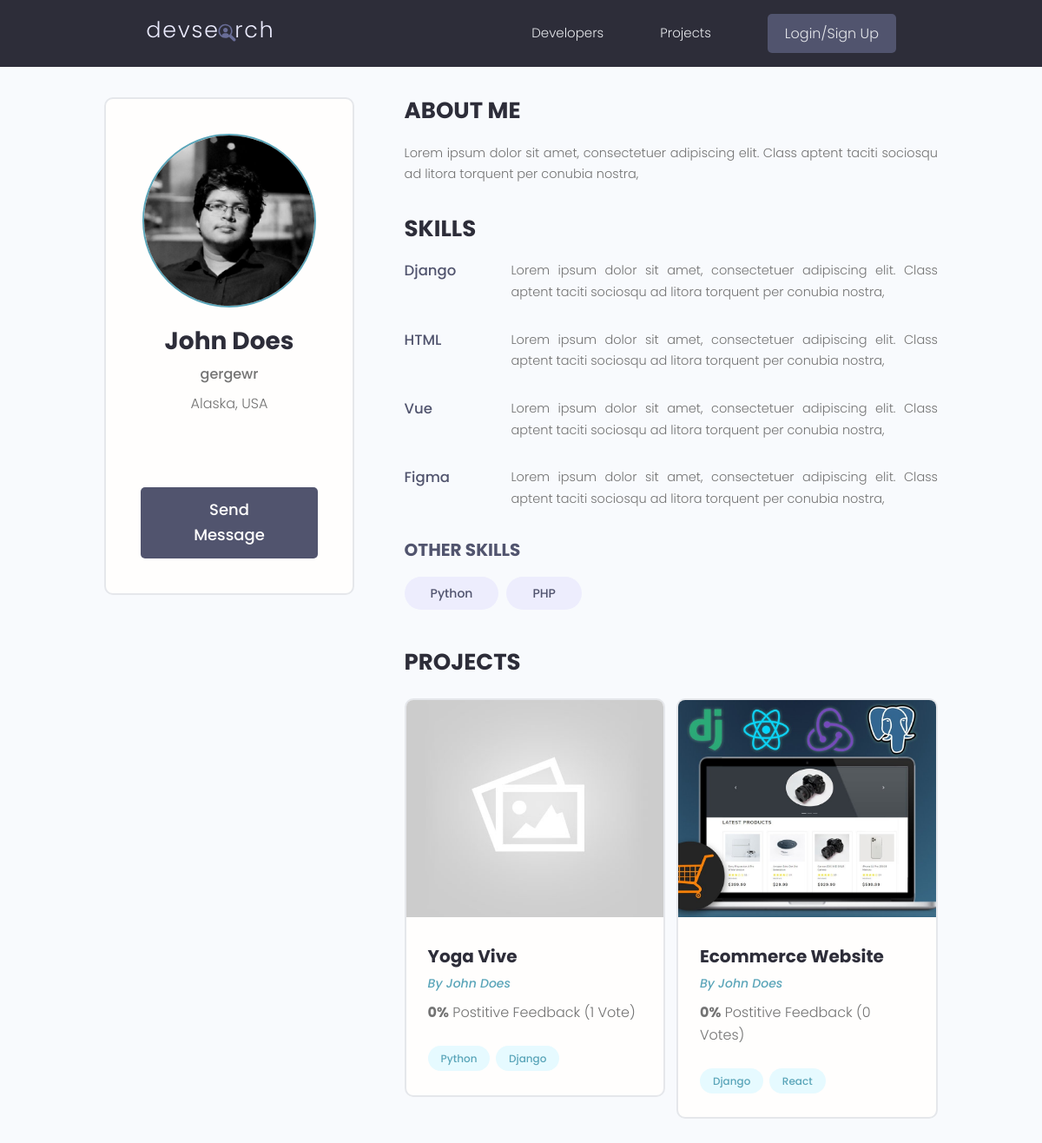
Page /profile/6987331c-87e3-4ee1-b333-c4973d7f42b6/ on the committed database.
### users/models.py (models this page shows, shortened)
class Profile(models.Model):
    user = models.OneToOneField(User, on_delete=models.CASCADE, null=True, blank=True)
    username = models.CharField(max_length=200, blank=True, null=True)
    location = models.CharField(max_length=200, blank=True, null=True)
    name = models.CharField(max_length=200, blank=True, null=True)
    email = models.EmailField(max_length=500, blank=True, null=True)
    short_intro = models.CharField(max_length=200, blank=True, null=True)
    bio = models.TextField(blank=True, null=True)
    profile_image = models.ImageField(null=True, blank=True, upload_to='profiles/', default='profiles/user-default.png')
    social_github = models.CharField(max_length=200, blank=True, null=True)
    social_twitter = models.CharField(max_length=200, blank=True, null=True)
    social_linkedin = models.CharField(max_length=200, blank=True, null=True)
    social_youtube = models.CharField(max_length=200, blank=True, null=True)
    social_website = models.CharField(max_length=200, blank=True, null=True)
    created = models.DateTimeField(auto_now_add=True)
    id = models.UUIDField(default=uuid.uuid4, unique=True, primary_key=True, editable=False)
    class Meta:
        ordering = ['-created']
    @property
    def imageURL(self):
        try:
            url = self.profile_image.url
        except:
            url = ''
        return url

class Skill(models.Model):
    owner = models.ForeignKey(Profile, on_delete=models.CASCADE, null=True, blank=True)
    name = models.CharField(max_length=200, blank=True, null=True)
    description = models.TextField(null=True, blank=True)
    created = models.DateTimeField(auto_now_add=True)
    id = models.UUIDField(default=uuid.uuid4, unique=True, primary_key=True, editable=False)

### projects/models.py (models this page shows, shortened)
class Project(models.Model):
    owner = models.ForeignKey(Profile, null=True, blank=True, on_delete=models.CASCADE)
    title = models.CharField(max_length=200)
    description = models.TextField(null=True, blank=True)
    featured_image = models.ImageField(null=True, blank=True, default='default.jpg')
    demo_link = models.CharField(max_length=2000, null=True, blank=True)
    source_link = models.CharField(max_length=2000, null=True, blank=True)
    tags = models.ManyToManyField('Tag', blank=True)
    vote_total = models.IntegerField(default=0, null=True, blank=True)
    vote_ratio = models.IntegerField(default=0, null=True, blank=True)
    created = models.DateTimeField(auto_now_add=True)
    id = models.UUIDField(default=uuid.uuid4, unique=True, primary_key=True, editable=False)
    class Meta:
        ordering = ['-vote_ratio', '-vote_total', 'title']
    @property
    def imageURL(self):
        try:
            url = self.featured_image.url
        except:
            url = ''
        return url

class Tag(models.Model):
    name = models.CharField(max_length=200)
    created = models.DateTimeField(auto_now_add=True)
    id = models.UUIDField(default=uuid.uuid4, unique=True, primary_key=True, editable=False)
    def __str__(self):
        return self.name

### users/views.py (the view)
# urls.py: path('profile/<str:pk>/', views.userProfile, name="user-profile"),
def userProfile(request, pk):
    profile = Profile.objects.get(id=pk)
    topSkills = profile.skill_set.exclude(description__exact="") # if skill don't have description don't add to variable
    otherSkills = profile.skill_set.filter(description="")       # filter all skills that don't have description
    context = {'profile': profile, 'topSkills': topSkills, 'otherSkills': otherSkills}
    return render(request, 'users/user_profile.html', context)

### users/templates/users/user_profile.html (shortened to what this page needs)
{% extends 'main.html' %}
{% block content %}
<main class="profile my-md">
  <div class="container">
    <div class="layout">
      <div class="column column--1of3">
        <div class="card text-center">
          <div class="card__body dev">
            <img class="avatar avatar--xl" src="{{profile.imageURL}}" />
            <h2 class="dev__name">{{profile.name}}</h2>
            <p class="dev__title">{{profile.short_intro|slice:'60'}}</p>
            <p class="dev__location">{{profile.location}}</p>
            <ul class="dev__social">
            </ul>
            {% if request.user.profile.id != profile.id %}
            <a href="{% url 'send-message' profile.id %}" class="btn btn--sub btn--lg">Send Message </a>
            {% endif %}
          </div>
        </div>
      </div>
      <div class="column column--2of3">
        <div class="devInfo">
          <h3 class="devInfo__title">About Me</h3>
          <p class="devInfo__about">{{profile.bio|linebreaksbr}}</p>
        </div>
        <div class="devInfo">
          <h3 class="devInfo__title">Skills</h3>
          <div class="devInfo__skills">
            {% for skill in topSkills %}
            <div class="devSkill">
              <h4 class="devSkill__title">{{skill.name}}</h4>
              <p class="devSkill__info">
                {{skill.description}}
              </p>
            </div>
            {% endfor %}
            <h3 class="devInfo__subtitle">Other Skills</h3>
            <div class="devInfo__otherSkills">
                {% for skill in otherSkills %}
                <span class="tag tag--pill tag--sub tag--lg">
                    <small>{{skill.name}}</small>
                </span>
                {% endfor %}
            </div>
          </div>
        </div>
        <div class="devInfo">
          <h3 class="devInfo__title">Projects</h3>
          <div class="grid grid--two">
            {% for project in profile.project_set.all %}
            <div class="column">
              <div class="card project">
                <a href="{% url 'project' project.id %}" class="project">
                  <img class="project__thumbnail" src="{{project.imageURL}}" alt="project thumbnail" />
                  <div class="card__body">
                    <h3 class="project__title">{{project.title}}</h3>
                    <p><a class="project__author" href="{% url 'user-profile' project.owner.id %}">By {{project.owner.name}}</a></p>
                    <p class="project--rating">
                      <span style="font-weight: bold;">{{project.vote_ratio}}%</span> Postitive
                      Feedback ({{project.vote_total}} Vote{{project.vote_total|pluralize:"s"}})
                    </p>
                    <div class="project__tags">
                        {% for tag in project.tags.all %}
                        <span class="tag tag--pill tag--main">
                            <small>{{tag}}</small>
                        </span>
                        {% endfor %}
                    </div>
                  </div>
                </a>
              </div>
            </div>
            {% endfor %}
          </div>
        </div>
      </div>
    </div>
  </div>
</main>
{% endblock content %}

### static/styles/app.css (style rules this page uses)
:root { --color-sub: #2d2d39; }
.btn--sub { background-color: var(--color-sub-light); }
.card { border: 2px solid var(--color-light); }
img { width: 100%; }
.profile .card > .dev { padding: 4rem; }
.dev__name { color: var(--color-sub); font-size: 2.8rem; font-weight: 700; margin-top: 1rem; margin-bottom: 0.5rem; }
.dev__title { font-size: 1.6rem; font-weight: 500; line-height: 1.3; }
.dev__location { margin-top: 1rem; }
.dev__social { margin: 3rem 0; list-style: none; display: flex; justify-content: center; gap: 1.5rem; }
.devInfo { margin-bottom: 3rem; }
.devInfo__title, .devInfo__subtitle { font-size: 2.6rem; color: var(--color-sub); text-transform: uppercase; font-weight: 700; margin-bottom: 1.5rem; }
.devInfo__subtitle { font-size: 2rem; color: var(--color-sub-light); }
.devInfo__about, .devSkill__info { font-size: 1.45rem; line-height: 1.7; text-align: justify; }
.devSkill { margin-bottom: 3rem; }
.devSkill__title { font-size: 1.65rem; font-weight: 500; color: var(--color-sub-light); }
@media screen and (min-width: 700px) { .devSkill { display: flex; justify-content: space-between; gap: 3rem; } }
@media screen and (min-width: 700px) { .devSkill__info { flex-basis: 80%; } }
.project__author { font-size: 1.4rem; font-style: italic; }
.project--rating { margin-bottom: 1.6em; margin-top: .5em; }
.project__thumbnail { height: 25rem; object-fit: cover; object-position: top center; }
.project__title { font-size: 2rem; font-weight: 700; color: var(--color-sub); }

### static/uikit/styles/modules/_variables.css (style rules this page uses)
:root { --color-main: #5aa5b9; --color-main-light: #e6faff; --color-sub: #3f4156; --color-sub-light: #51546e; --color-sub-lighter: #ededfd; --color-text: #737373; --color-gray: #8b8b8b; --color-light: #e5e7eb; --color-light-gray: #767676; --color-bg: #f8fafd; --color-white: #fffefd; --color-white-light: #f3f3f3; --color-success: #359e64; --color-success-bg: #def8e8; --color-error: #fc4b0b; --color-error-bg: #fff2ee; --font-base: 'Poppins', arial, helvetica, 'Segoe UI', roboto, ubuntu, sans-serif; --font-monospace: 'Fira Code', 'Courier New', courier, monospace; --font-regular: 300; --font-medium: 500; --font-bold: 700; --generic-shadow: 1px 1px 5px #00000010; --generic-transition: all 0.3s ease-in-out; }

### static/uikit/styles/modules/_base.css (style rules this page uses)
* { margin: 0; padding: 0; box-sizing: border-box; text-rendering: optimizeLegibility; color: inherit; font-size: inherit; }
html { font-size: 50%; }
@media only screen and (min-width: 480px) { html { font-size: 56.25%; } }
@media only screen and (min-width: 1200px) { html { font-size: 62.5%; } }
body { line-height: 1.6; font-weight: 400; font-size: 1.5rem; color: var(--color-text); background-color: var(--color-bg); min-height: 100vh; }

### static/uikit/styles/modules/_typography.css (style rules this page uses)
* { font-family: var(--font-base); }
h2 { font-size: 3.6rem; font-weight: var(--font-bold); }
h3 { font-size: 3.2rem; font-weight: var(--font-medium); }
h4 { font-size: 2.8rem; font-weight: var(--font-medium); }
p, span, strong { font-size: 1.6rem; color: var(--color-text); font-weight: var(--font-regular); }
a { padding-bottom: 2px; text-decoration: none; display: inline-block; color: var(--color-main); font-weight: var(--font-medium); }

### static/uikit/styles/modules/_utilities.css (style rules this page uses)
.container { width: 92%; max-width: 165rem; margin: 0 auto; box-sizing: border-box; }
@media screen and (min-width: 1000px) { .container { width: 90%; } }
@media screen and (min-width: 1200px) { .container { width: 80%; } }
.text-center { text-align: center; }
.my-md { margin: 3rem auto; }

### static/uikit/styles/modules/_avatar.css (style rules this page uses)
.avatar { border-radius: 50%; border: 2px solid var(--color-main); object-fit: cover; }
.avatar--xl { height: 20rem; width: 20rem; }

### static/uikit/styles/modules/_button.css (style rules this page uses)
.btn { display: inline-block; position: relative; cursor: pointer; background-color: var(--color-light); font-weight: var(--font-medium); color: var(--color-sub); text-decoration: none; padding: 1rem 2rem; border-radius: 0.5rem; border: none; width: -webkit-fit-content; width: -moz-fit-content; width: fit-content; height: -webkit-fit-content; height: -moz-fit-content; height: fit-content; font-size: 1.6rem; outline-width: 0; outline-color: transparent; -webkit-backface-visibility: hidden; backface-visibility: hidden; transition: all 0.3s ease-in-out; }
.btn--sub { background-color: var(--color-sub); color: var(--color-white); }
.btn--lg { font-size: 1.8rem; padding: 1.2rem 4.5rem; }

### static/uikit/styles/modules/_card.css (style rules this page uses)
.card { border-radius: 1rem; background-color: var(--color-white); border: 1.5px solid var(--color-light); width: auto; height: auto; margin-top: 0.5rem; margin-bottom: 0.5rem; overflow: hidden; }
.card__body, .card__header { padding: 2rem 2.5rem; }

### rows in the picture
Profile: imageURL (picture), name "John Does", short_intro "gergewr", location "Alaska, USA", bio "Lorem ipsum dolor sit amet, consectetuer adipiscing elit. Class aptent taciti sociosqu ad litora torquent per conubia nostra,"
Skill: name "Django", description "Lorem ipsum dolor sit amet, consectetuer adipiscing elit. Class aptent taciti sociosqu ad litora torquent per conubia nostra,"
Skill: name "HTML", description "Lorem ipsum dolor sit amet, consectetuer adipiscing elit. Class aptent taciti sociosqu ad litora torquent per conubia nostra,"
Skill: name "Vue", description "Lorem ipsum dolor sit amet, consectetuer adipiscing elit. Class aptent taciti sociosqu ad litora torquent per conubia nostra,"
Skill: name "Figma", description "Lorem ipsum dolor sit amet, consectetuer adipiscing elit. Class aptent taciti sociosqu ad litora torquent per conubia nostra,"
Skill: name "Python"
Skill: name "PHP"
Project: imageURL (placeholder picture), title "Yoga Vive", owner.name "John Does", vote_ratio "0", vote_total "1"
Tag: name "Python"
Tag: name "Django"
Project: imageURL (picture), title "Ecommerce Website", owner.name "John Does", vote_ratio "0", vote_total "0"
Tag: name "React"
